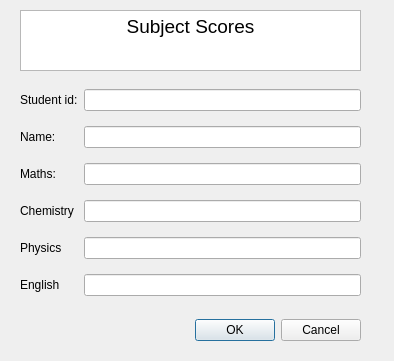
<?xml version="1.0" encoding="UTF-8"?>
<ui version="4.0">
 <class>StuDialog</class>
 <widget class="QDialog" name="StuDialog">
  <property name="geometry">
   <rect>
    <x>0</x>
    <y>0</y>
    <width>394</width>
    <height>361</height>
   </rect>
  </property>
  <property name="windowTitle">
   <string>Dialog</string>
  </property>
  <widget class="QDialogButtonBox" name="buttonBox">
   <property name="geometry">
    <rect>
     <x>120</x>
     <y>290</y>
     <width>241</width>
     <height>81</height>
    </rect>
   </property>
   <property name="orientation">
    <enum>Qt::Horizontal</enum>
   </property>
   <property name="standardButtons">
    <set>QDialogButtonBox::Cancel|QDialogButtonBox::Ok</set>
   </property>
  </widget>
  <widget class="QWidget" name="verticalLayoutWidget">
   <property name="geometry">
    <rect>
     <x>20</x>
     <y>80</y>
     <width>341</width>
     <height>229</height>
    </rect>
   </property>
   <layout class="QGridLayout" name="gridLayout">
    <item row="4" column="0">
     <widget class="QLabel" name="Physics">
      <property name="text">
       <string>Physics</string>
      </property>
     </widget>
    </item>
    <item row="2" column="0">
     <widget class="QLabel" name="Maths">
      <property name="text">
       <string>Maths:</string>
      </property>
     </widget>
    </item>
    <item row="3" column="0">
     <widget class="QLabel" name="Chemistry">
      <property name="text">
       <string>Chemistry</string>
      </property>
     </widget>
    </item>
    <item row="5" column="0">
     <widget class="QLabel" name="English">
      <property name="text">
       <string>English</string>
      </property>
     </widget>
    </item>
    <item row="4" column="1">
     <widget class="QLineEdit" name="PhysicsEdit"/>
    </item>
    <item row="2" column="1">
     <widget class="QLineEdit" name="MathsEdit"/>
    </item>
    <item row="0" column="0">
     <widget class="QLabel" name="StuID">
      <property name="text">
       <string>Student id:</string>
      </property>
     </widget>
    </item>
    <item row="1" column="0">
     <widget class="QLabel" name="StuName">
      <property name="text">
       <string>Name:</string>
      </property>
     </widget>
    </item>
    <item row="0" column="1">
     <widget class="QLineEdit" name="IDEdit"/>
    </item>
    <item row="1" column="1">
     <widget class="QLineEdit" name="NameEdit"/>
    </item>
    <item row="5" column="1">
     <widget class="QLineEdit" name="EnglishEdit"/>
    </item>
    <item row="3" column="1">
     <widget class="QLineEdit" name="ChemistryEdit"/>
    </item>
   </layout>
   <zorder>StuID</zorder>
   <zorder>StuName</zorder>
   <zorder>Maths</zorder>
   <zorder>Chemistry</zorder>
   <zorder>English</zorder>
   <zorder>Physics</zorder>
   <zorder>PhysicsEdit</zorder>
   <zorder>EnglishEdit</zorder>
   <zorder>NameEdit</zorder>
   <zorder>IDEdit</zorder>
   <zorder>MathsEdit</zorder>
   <zorder>ChemistryEdit</zorder>
  </widget>
  <widget class="QTextBrowser" name="textBrowser">
   <property name="geometry">
    <rect>
     <x>20</x>
     <y>10</y>
     <width>341</width>
     <height>61</height>
    </rect>
   </property>
   <property name="html">
    <string>&lt;!DOCTYPE HTML PUBLIC &quot;-//W3C//DTD HTML 4.0//EN&quot; &quot;http://www.w3.org/TR/REC-html40/strict.dtd&quot;&gt;
&lt;html&gt;&lt;head&gt;&lt;meta name=&quot;qrichtext&quot; content=&quot;1&quot; /&gt;&lt;style type=&quot;text/css&quot;&gt;
p, li { white-space: pre-wrap; }
&lt;/style&gt;&lt;/head&gt;&lt;body style=&quot; font-family:'MS Shell Dlg 2'; font-size:8.25pt; font-weight:400; font-style:normal;&quot;&gt;
&lt;p align=&quot;center&quot; style=&quot; margin-top:0px; margin-bottom:0px; margin-left:0px; margin-right:0px; -qt-block-indent:0; text-indent:0px;&quot;&gt;&lt;span style=&quot; font-size:14pt; color:#000000;&quot;&gt;Subject Scores&lt;/span&gt;&lt;/p&gt;&lt;/body&gt;&lt;/html&gt;</string>
   </property>
  </widget>
  <zorder>verticalLayoutWidget</zorder>
  <zorder>buttonBox</zorder>
  <zorder>textBrowser</zorder>
 </widget>
 <resources/>
 <connections>
  <connection>
   <sender>buttonBox</sender>
   <signal>accepted()</signal>
   <receiver>StuDialog</receiver>
   <slot>accept()</slot>
   <hints>
    <hint type="sourcelabel">
     <x>248</x>
     <y>254</y>
    </hint>
    <hint type="destinationlabel">
     <x>157</x>
     <y>274</y>
    </hint>
   </hints>
  </connection>
  <connection>
   <sender>buttonBox</sender>
   <signal>rejected()</signal>
   <receiver>StuDialog</receiver>
   <slot>reject()</slot>
   <hints>
    <hint type="sourcelabel">
     <x>316</x>
     <y>260</y>
    </hint>
    <hint type="destinationlabel">
     <x>286</x>
     <y>274</y>
    </hint>
   </hints>
  </connection>
 </connections>
</ui>
